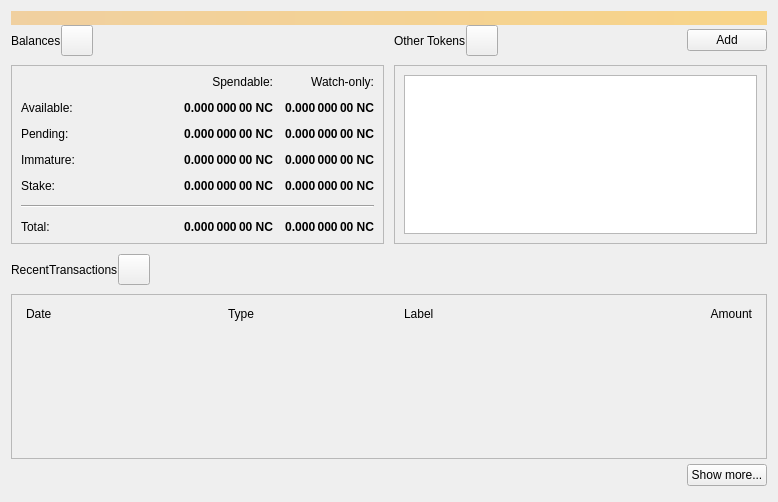
<?xml version="1.0" encoding="UTF-8"?>
<ui version="4.0">
 <class>OverviewPage</class>
 <widget class="QWidget" name="OverviewPage">
  <property name="geometry">
   <rect>
    <x>0</x>
    <y>0</y>
    <width>778</width>
    <height>502</height>
   </rect>
  </property>
  <property name="windowTitle">
   <string>Form</string>
  </property>
  <layout class="QVBoxLayout" name="topLayout">
   <property name="spacing">
    <number>0</number>
   </property>
   <item>
    <widget class="QLabel" name="labelAlerts">
     <property name="visible">
      <bool>false</bool>
     </property>
     <property name="styleSheet">
      <string notr="true">QLabel { background-color: qlineargradient(x1: 0, y1: 0, x2: 1, y2: 0, stop:0 #F0D0A0, stop:1 #F8D488); color:#000000; }</string>
     </property>
     <property name="wordWrap">
      <bool>true</bool>
     </property>
     <property name="margin">
      <number>3</number>
     </property>
     <property name="textInteractionFlags">
      <set>Qt::TextSelectableByMouse</set>
     </property>
    </widget>
   </item>
   <item>
    <layout class="QGridLayout" name="gridLayout_2">
     <item row="0" column="2">
      <layout class="QHBoxLayout" name="horizontalLayout_4">
       <property name="bottomMargin">
        <number>9</number>
       </property>
       <item>
        <widget class="QLabel" name="labelTokens">
         <property name="text">
          <string>Other Tokens</string>
         </property>
        </widget>
       </item>
       <item>
        <widget class="QToolButton" name="labelTokenStatus">
         <property name="toolTip">
          <string>The displayed information may be out of date. Your wallet automatically synchronizes with the Nc network after a connection is established, but this process has not completed yet.</string>
         </property>
         <property name="text">
          <string/>
         </property>
         <property name="iconSize">
          <size>
           <width>24</width>
           <height>24</height>
          </size>
         </property>
         <property name="flat" stdset="0">
          <bool>false</bool>
         </property>
        </widget>
       </item>
       <item>
        <spacer name="horizontalSpacer_7">
         <property name="orientation">
          <enum>Qt::Horizontal</enum>
         </property>
         <property name="sizeHint" stdset="0">
          <size>
           <width>40</width>
           <height>20</height>
          </size>
         </property>
        </spacer>
       </item>
       <item>
        <widget class="QPushButton" name="buttonAddToken">
         <property name="text">
          <string>Add</string>
         </property>
        </widget>
       </item>
      </layout>
     </item>
     <item row="1" column="2">
      <widget class="QFrame" name="frameOtherTokens">
       <property name="minimumSize">
        <size>
         <width>0</width>
         <height>100</height>
        </size>
       </property>
       <property name="frameShape">
        <enum>QFrame::StyledPanel</enum>
       </property>
       <property name="frameShadow">
        <enum>QFrame::Raised</enum>
       </property>
       <layout class="QVBoxLayout" name="verticalLayout_10">
        <item>
         <widget class="QListView" name="listTokens">
          <property name="enabled">
           <bool>true</bool>
          </property>
         </widget>
        </item>
       </layout>
      </widget>
     </item>
     <item row="1" column="0">
      <widget class="QFrame" name="frameBalances">
       <property name="frameShape">
        <enum>QFrame::StyledPanel</enum>
       </property>
       <property name="frameShadow">
        <enum>QFrame::Raised</enum>
       </property>
       <layout class="QVBoxLayout" name="verticalLayout_4">
        <item>
         <layout class="QGridLayout" name="gridLayout">
          <property name="spacing">
           <number>12</number>
          </property>
          <item row="2" column="3">
           <widget class="QLabel" name="labelWatchPending">
            <property name="font">
             <font>
              <weight>75</weight>
              <bold>true</bold>
             </font>
            </property>
            <property name="cursor">
             <cursorShape>IBeamCursor</cursorShape>
            </property>
            <property name="toolTip">
             <string>Unconfirmed transactions to watch-only addresses</string>
            </property>
            <property name="text">
             <string notr="true">0.000 000 00 NC</string>
            </property>
            <property name="alignment">
             <set>Qt::AlignRight|Qt::AlignTrailing|Qt::AlignVCenter</set>
            </property>
            <property name="textInteractionFlags">
             <set>Qt::LinksAccessibleByMouse|Qt::TextSelectableByKeyboard|Qt::TextSelectableByMouse</set>
            </property>
           </widget>
          </item>
          <item row="2" column="2">
           <widget class="QLabel" name="labelUnconfirmed">
            <property name="font">
             <font>
              <weight>75</weight>
              <bold>true</bold>
             </font>
            </property>
            <property name="cursor">
             <cursorShape>IBeamCursor</cursorShape>
            </property>
            <property name="toolTip">
             <string>Total of transactions that have yet to be confirmed, and do not yet count toward the spendable balance</string>
            </property>
            <property name="text">
             <string notr="true">0.000 000 00 NC</string>
            </property>
            <property name="alignment">
             <set>Qt::AlignRight|Qt::AlignTrailing|Qt::AlignVCenter</set>
            </property>
            <property name="textInteractionFlags">
             <set>Qt::LinksAccessibleByMouse|Qt::TextSelectableByKeyboard|Qt::TextSelectableByMouse</set>
            </property>
           </widget>
          </item>
          <item row="3" column="2">
           <widget class="QLabel" name="labelImmature">
            <property name="font">
             <font>
              <weight>75</weight>
              <bold>true</bold>
             </font>
            </property>
            <property name="cursor">
             <cursorShape>IBeamCursor</cursorShape>
            </property>
            <property name="toolTip">
             <string>Mined balance that has not yet matured</string>
            </property>
            <property name="text">
             <string notr="true">0.000 000 00 NC</string>
            </property>
            <property name="alignment">
             <set>Qt::AlignRight|Qt::AlignTrailing|Qt::AlignVCenter</set>
            </property>
            <property name="textInteractionFlags">
             <set>Qt::LinksAccessibleByMouse|Qt::TextSelectableByKeyboard|Qt::TextSelectableByMouse</set>
            </property>
           </widget>
          </item>
          <item row="3" column="0">
           <widget class="QLabel" name="labelImmatureText">
            <property name="text">
             <string>Immature:</string>
            </property>
           </widget>
          </item>
          <item row="0" column="3">
           <widget class="QLabel" name="labelWatchonly">
            <property name="text">
             <string>Watch-only:</string>
            </property>
            <property name="alignment">
             <set>Qt::AlignRight|Qt::AlignTrailing|Qt::AlignVCenter</set>
            </property>
           </widget>
          </item>
          <item row="1" column="0">
           <widget class="QLabel" name="labelBalanceText">
            <property name="text">
             <string>Available:</string>
            </property>
           </widget>
          </item>
          <item row="1" column="2">
           <widget class="QLabel" name="labelBalance">
            <property name="font">
             <font>
              <weight>75</weight>
              <bold>true</bold>
             </font>
            </property>
            <property name="cursor">
             <cursorShape>IBeamCursor</cursorShape>
            </property>
            <property name="toolTip">
             <string>Your current spendable balance</string>
            </property>
            <property name="text">
             <string notr="true">0.000 000 00 NC</string>
            </property>
            <property name="alignment">
             <set>Qt::AlignRight|Qt::AlignTrailing|Qt::AlignVCenter</set>
            </property>
            <property name="textInteractionFlags">
             <set>Qt::LinksAccessibleByMouse|Qt::TextSelectableByKeyboard|Qt::TextSelectableByMouse</set>
            </property>
           </widget>
          </item>
          <item row="1" column="3">
           <widget class="QLabel" name="labelWatchAvailable">
            <property name="font">
             <font>
              <weight>75</weight>
              <bold>true</bold>
             </font>
            </property>
            <property name="cursor">
             <cursorShape>IBeamCursor</cursorShape>
            </property>
            <property name="toolTip">
             <string>Your current balance in watch-only addresses</string>
            </property>
            <property name="text">
             <string notr="true">0.000 000 00 NC</string>
            </property>
            <property name="alignment">
             <set>Qt::AlignRight|Qt::AlignTrailing|Qt::AlignVCenter</set>
            </property>
            <property name="textInteractionFlags">
             <set>Qt::LinksAccessibleByMouse|Qt::TextSelectableByKeyboard|Qt::TextSelectableByMouse</set>
            </property>
           </widget>
          </item>
          <item row="2" column="0">
           <widget class="QLabel" name="labelPendingText">
            <property name="text">
             <string>Pending:</string>
            </property>
           </widget>
          </item>
          <item row="0" column="2">
           <widget class="QLabel" name="labelSpendable">
            <property name="text">
             <string>Spendable:</string>
            </property>
            <property name="alignment">
             <set>Qt::AlignRight|Qt::AlignTrailing|Qt::AlignVCenter</set>
            </property>
           </widget>
          </item>
          <item row="4" column="0">
           <widget class="QLabel" name="labelStakeText">
            <property name="text">
             <string>Stake:</string>
            </property>
           </widget>
          </item>
          <item row="4" column="2">
           <widget class="QLabel" name="labelStake">
            <property name="font">
             <font>
              <weight>75</weight>
              <bold>true</bold>
             </font>
            </property>
            <property name="text">
             <string>0.000 000 00 NC</string>
            </property>
            <property name="alignment">
             <set>Qt::AlignRight|Qt::AlignTrailing|Qt::AlignVCenter</set>
            </property>
            <property name="textInteractionFlags">
             <set>Qt::LinksAccessibleByMouse|Qt::TextSelectableByKeyboard|Qt::TextSelectableByMouse</set>
            </property>
           </widget>
          </item>
          <item row="4" column="3">
           <widget class="QLabel" name="labelWatchStake">
            <property name="font">
             <font>
              <weight>75</weight>
              <bold>true</bold>
             </font>
            </property>
            <property name="text">
             <string>0.000 000 00 NC</string>
            </property>
            <property name="alignment">
             <set>Qt::AlignRight|Qt::AlignTrailing|Qt::AlignVCenter</set>
            </property>
            <property name="textInteractionFlags">
             <set>Qt::LinksAccessibleByMouse|Qt::TextSelectableByKeyboard|Qt::TextSelectableByMouse</set>
            </property>
           </widget>
          </item>
          <item row="3" column="3">
           <widget class="QLabel" name="labelWatchImmature">
            <property name="font">
             <font>
              <weight>75</weight>
              <bold>true</bold>
             </font>
            </property>
            <property name="cursor">
             <cursorShape>IBeamCursor</cursorShape>
            </property>
            <property name="toolTip">
             <string>Mined balance in watch-only addresses that has not yet matured</string>
            </property>
            <property name="text">
             <string notr="true">0.000 000 00 NC</string>
            </property>
            <property name="alignment">
             <set>Qt::AlignRight|Qt::AlignTrailing|Qt::AlignVCenter</set>
            </property>
            <property name="textInteractionFlags">
             <set>Qt::LinksAccessibleByMouse|Qt::TextSelectableByKeyboard|Qt::TextSelectableByMouse</set>
            </property>
           </widget>
          </item>
          <item row="7" column="3">
           <widget class="QLabel" name="labelWatchTotal">
            <property name="font">
             <font>
              <weight>75</weight>
              <bold>true</bold>
             </font>
            </property>
            <property name="cursor">
             <cursorShape>IBeamCursor</cursorShape>
            </property>
            <property name="toolTip">
             <string>Current total balance in watch-only addresses</string>
            </property>
            <property name="text">
             <string notr="true">0.000 000 00 NC</string>
            </property>
            <property name="alignment">
             <set>Qt::AlignRight|Qt::AlignTrailing|Qt::AlignVCenter</set>
            </property>
            <property name="textInteractionFlags">
             <set>Qt::LinksAccessibleByMouse|Qt::TextSelectableByKeyboard|Qt::TextSelectableByMouse</set>
            </property>
           </widget>
          </item>
          <item row="5" column="0" colspan="4">
           <spacer name="verticalSpacer">
            <property name="orientation">
             <enum>Qt::Vertical</enum>
            </property>
            <property name="sizeHint" stdset="0">
             <size>
              <width>20</width>
              <height>40</height>
             </size>
            </property>
           </spacer>
          </item>
          <item row="7" column="2">
           <widget class="QLabel" name="labelTotal">
            <property name="font">
             <font>
              <weight>75</weight>
              <bold>true</bold>
             </font>
            </property>
            <property name="cursor">
             <cursorShape>IBeamCursor</cursorShape>
            </property>
            <property name="toolTip">
             <string>Your current total balance</string>
            </property>
            <property name="text">
             <string notr="true">0.000 000 00 NC</string>
            </property>
            <property name="alignment">
             <set>Qt::AlignRight|Qt::AlignTrailing|Qt::AlignVCenter</set>
            </property>
            <property name="textInteractionFlags">
             <set>Qt::LinksAccessibleByMouse|Qt::TextSelectableByKeyboard|Qt::TextSelectableByMouse</set>
            </property>
           </widget>
          </item>
          <item row="0" column="1" rowspan="5">
           <spacer name="horizontalSpacer_5">
            <property name="orientation">
             <enum>Qt::Horizontal</enum>
            </property>
            <property name="sizeHint" stdset="0">
             <size>
              <width>40</width>
              <height>20</height>
             </size>
            </property>
           </spacer>
          </item>
          <item row="7" column="0">
           <widget class="QLabel" name="labelTotalText">
            <property name="text">
             <string>Total:        </string>
            </property>
           </widget>
          </item>
          <item row="6" column="0" colspan="4">
           <widget class="Line" name="hLine">
            <property name="orientation">
             <enum>Qt::Horizontal</enum>
            </property>
           </widget>
          </item>
         </layout>
        </item>
       </layout>
      </widget>
     </item>
     <item row="0" column="0">
      <layout class="QHBoxLayout" name="horizontalLayout_2">
       <property name="bottomMargin">
        <number>9</number>
       </property>
       <item>
        <widget class="QLabel" name="labelBalances">
         <property name="text">
          <string>Balances</string>
         </property>
        </widget>
       </item>
       <item>
        <widget class="QToolButton" name="labelWalletStatus">
         <property name="enabled">
          <bool>true</bool>
         </property>
         <property name="toolTip">
          <string>The displayed information may be out of date. Your wallet automatically synchronizes with the Nc network after a connection is established, but this process has not completed yet.</string>
         </property>
         <property name="text">
          <string/>
         </property>
         <property name="icon">
          <iconset>
           <normaloff>:/icons/warning</normaloff>
           <disabledoff>:/icons/warning</disabledoff>:/icons/warning</iconset>
         </property>
         <property name="iconSize">
          <size>
           <width>24</width>
           <height>24</height>
          </size>
         </property>
         <property name="flat" stdset="0">
          <bool>false</bool>
         </property>
        </widget>
       </item>
       <item>
        <spacer name="horizontalSpacer">
         <property name="orientation">
          <enum>Qt::Horizontal</enum>
         </property>
         <property name="sizeHint" stdset="0">
          <size>
           <width>40</width>
           <height>20</height>
          </size>
         </property>
        </spacer>
       </item>
      </layout>
     </item>
     <item row="0" column="1" rowspan="2">
      <spacer name="horizontalSpacer_4">
       <property name="orientation">
        <enum>Qt::Horizontal</enum>
       </property>
       <property name="sizeType">
        <enum>QSizePolicy::Fixed</enum>
       </property>
       <property name="sizeHint" stdset="0">
        <size>
         <width>10</width>
         <height>20</height>
        </size>
       </property>
      </spacer>
     </item>
    </layout>
   </item>
   <item>
    <spacer name="verticalSpacer_4">
     <property name="orientation">
      <enum>Qt::Vertical</enum>
     </property>
     <property name="sizeType">
      <enum>QSizePolicy::Fixed</enum>
     </property>
     <property name="sizeHint" stdset="0">
      <size>
       <width>20</width>
       <height>10</height>
      </size>
     </property>
    </spacer>
   </item>
   <item>
    <layout class="QHBoxLayout" name="horizontalLayout_6">
     <property name="bottomMargin">
      <number>9</number>
     </property>
     <item>
      <widget class="QLabel" name="labelRecentTransactions">
       <property name="text">
        <string>RecentTransactions</string>
       </property>
      </widget>
     </item>
     <item>
      <widget class="QToolButton" name="labelTransactionsStatus">
       <property name="enabled">
        <bool>true</bool>
       </property>
       <property name="toolTip">
        <string>The displayed information may be out of date. Your wallet automatically synchronizes with the Nc network after a connection is established, but this process has not completed yet.</string>
       </property>
       <property name="text">
        <string/>
       </property>
       <property name="icon">
        <iconset>
         <normaloff>:/icons/warning</normaloff>
         <disabledoff>:/icons/warning</disabledoff>:/icons/warning</iconset>
       </property>
       <property name="iconSize">
        <size>
         <width>24</width>
         <height>24</height>
        </size>
       </property>
       <property name="flat" stdset="0">
        <bool>false</bool>
       </property>
      </widget>
     </item>
     <item>
      <spacer name="horizontalSpacer_3">
       <property name="orientation">
        <enum>Qt::Horizontal</enum>
       </property>
       <property name="sizeHint" stdset="0">
        <size>
         <width>40</width>
         <height>20</height>
        </size>
       </property>
      </spacer>
     </item>
    </layout>
   </item>
   <item>
    <layout class="QVBoxLayout" name="verticalLayout_3">
     <item>
      <widget class="QFrame" name="frameRecentTransactions">
       <property name="frameShape">
        <enum>QFrame::StyledPanel</enum>
       </property>
       <property name="frameShadow">
        <enum>QFrame::Raised</enum>
       </property>
       <layout class="QVBoxLayout" name="verticalLayout_8">
        <item>
         <layout class="QHBoxLayout" name="horizontalLayout_3">
          <property name="spacing">
           <number>5</number>
          </property>
          <property name="leftMargin">
           <number>5</number>
          </property>
          <property name="rightMargin">
           <number>5</number>
          </property>
          <item>
           <widget class="QLabel" name="labelDate">
            <property name="text">
             <string>Date</string>
            </property>
           </widget>
          </item>
          <item>
           <spacer name="horizontalSpacer_2">
            <property name="orientation">
             <enum>Qt::Horizontal</enum>
            </property>
            <property name="sizeType">
             <enum>QSizePolicy::Fixed</enum>
            </property>
            <property name="sizeHint" stdset="0">
             <size>
              <width>25</width>
              <height>20</height>
             </size>
            </property>
           </spacer>
          </item>
          <item>
           <widget class="QLabel" name="labelType">
            <property name="text">
             <string>Type</string>
            </property>
           </widget>
          </item>
          <item>
           <widget class="QLabel" name="labelAddress">
            <property name="text">
             <string>Label</string>
            </property>
           </widget>
          </item>
          <item>
           <widget class="QLabel" name="labelAmount">
            <property name="text">
             <string>Amount</string>
            </property>
            <property name="alignment">
             <set>Qt::AlignRight|Qt::AlignTrailing|Qt::AlignVCenter</set>
            </property>
           </widget>
          </item>
         </layout>
        </item>
        <item>
         <widget class="QListView" name="listTransactions">
          <property name="styleSheet">
           <string notr="true">QListView { background: transparent; }</string>
          </property>
          <property name="frameShape">
           <enum>QFrame::NoFrame</enum>
          </property>
          <property name="verticalScrollBarPolicy">
           <enum>Qt::ScrollBarAlwaysOff</enum>
          </property>
          <property name="horizontalScrollBarPolicy">
           <enum>Qt::ScrollBarAlwaysOff</enum>
          </property>
         </widget>
        </item>
       </layout>
      </widget>
     </item>
     <item>
      <layout class="QHBoxLayout" name="horizontalLayout">
       <property name="topMargin">
        <number>5</number>
       </property>
       <property name="bottomMargin">
        <number>5</number>
       </property>
       <item>
        <spacer name="horizontalSpacer_6">
         <property name="orientation">
          <enum>Qt::Horizontal</enum>
         </property>
         <property name="sizeHint" stdset="0">
          <size>
           <width>40</width>
           <height>20</height>
          </size>
         </property>
        </spacer>
       </item>
       <item>
        <widget class="QPushButton" name="showMoreButton">
         <property name="text">
          <string>Show more...</string>
         </property>
        </widget>
       </item>
      </layout>
     </item>
    </layout>
   </item>
  </layout>
 </widget>
 <resources/>
 <connections/>
</ui>
